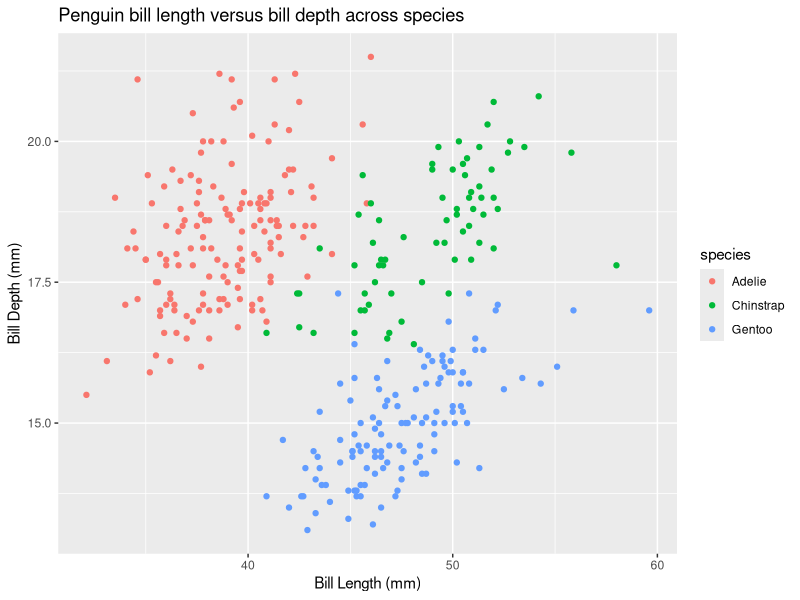
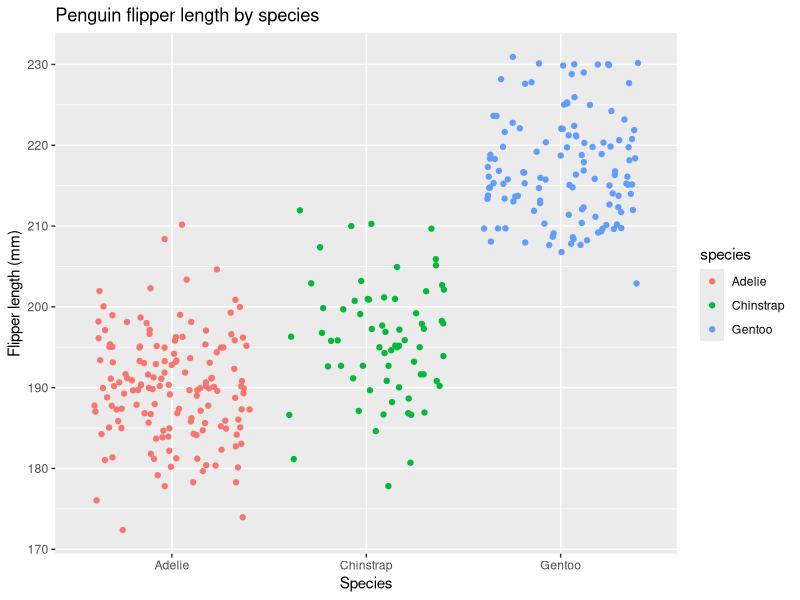

Recreate these plots in R, in order.
## ---- chunk 1

# load packages
library(tidyverse)
library(palmerpenguins)
data(package = 'palmerpenguins')
penguins <- penguins
## ---- chunk 2
#create expression
fx <- expression(x^2)

#take deriv
df_dx <- D(expr = fx, name = "x")
df_dx

x <- 3
eval(df_dx)
## ---- chunk 3
pa <- expression(2 * (3 * a + 2)^4 - 5)

dp_da <- D(expr = pa, name = "a")
dp_da

a <- 1.2
eval(dp_da)
## ---- chunk 4
ggplot(data = penguins, aes(x = bill_length_mm, y = bill_depth_mm, color = species)) +
  geom_point(data = penguins) + ggtitle("Penguin bill length versus bill depth across species") +labs(x = "Bill Length (mm)", y = "Bill Depth (mm)")
## ---- chunk 5
ggplot(data = penguins, aes(x = species, y = flipper_length_mm, color = species)) +
  geom_jitter() +
  labs(title = "Penguin flipper length by species", x = "Species", y = "Flipper length (mm)")
